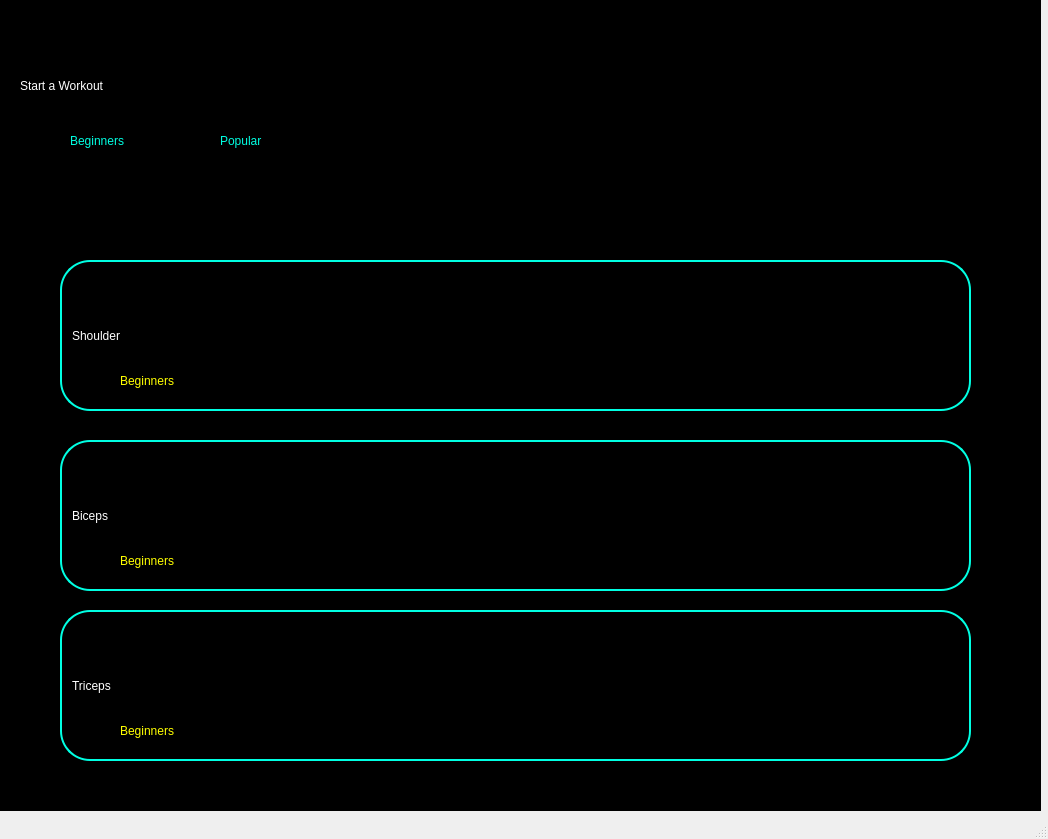
<?xml version="1.0" encoding="UTF-8"?>
<ui version="4.0">
 <class>MainWindow</class>
 <widget class="QMainWindow" name="MainWindow">
  <property name="geometry">
   <rect>
    <x>0</x>
    <y>0</y>
    <width>1048</width>
    <height>839</height>
   </rect>
  </property>
  <property name="windowTitle">
   <string>MainWindow</string>
  </property>
  <widget class="QWidget" name="centralwidget">
   <widget class="QWidget" name="gridLayoutWidget">
    <property name="geometry">
     <rect>
      <x>0</x>
      <y>0</y>
      <width>1041</width>
      <height>811</height>
     </rect>
    </property>
    <layout class="QGridLayout" name="gridLayout">
     <item row="0" column="0">
      <widget class="QFrame" name="Mainframe">
       <property name="styleSheet">
        <string notr="true">Background:black</string>
       </property>
       <property name="frameShape">
        <enum>QFrame::StyledPanel</enum>
       </property>
       <property name="frameShadow">
        <enum>QFrame::Raised</enum>
       </property>
       <widget class="QLabel" name="label">
        <property name="geometry">
         <rect>
          <x>20</x>
          <y>40</y>
          <width>441</width>
          <height>91</height>
         </rect>
        </property>
        <property name="styleSheet">
         <string notr="true">font: 36pt &quot;Arial&quot;;
color: rgb(255, 255, 255)</string>
        </property>
        <property name="text">
         <string>Start a Workout</string>
        </property>
       </widget>
       <widget class="QLabel" name="label_2">
        <property name="geometry">
         <rect>
          <x>70</x>
          <y>110</y>
          <width>131</width>
          <height>61</height>
         </rect>
        </property>
        <property name="styleSheet">
         <string notr="true">font: 12pt &quot;Arial&quot;;
color: rgb(0, 255, 226)</string>
        </property>
        <property name="text">
         <string>Beginners</string>
        </property>
       </widget>
       <widget class="QLabel" name="label_3">
        <property name="geometry">
         <rect>
          <x>220</x>
          <y>120</y>
          <width>111</width>
          <height>41</height>
         </rect>
        </property>
        <property name="styleSheet">
         <string notr="true">font: 12pt &quot;Arial&quot;;
color: rgb(0, 255, 226)</string>
        </property>
        <property name="text">
         <string>Popular</string>
        </property>
       </widget>
       <widget class="QLabel" name="label_4">
        <property name="geometry">
         <rect>
          <x>40</x>
          <y>130</y>
          <width>21</width>
          <height>21</height>
         </rect>
        </property>
        <property name="styleSheet">
         <string notr="true">border-image: url(:/images/images/rec.png) 0 0 0 0 stretch stretch;</string>
        </property>
        <property name="text">
         <string/>
        </property>
       </widget>
       <widget class="QLabel" name="label_5">
        <property name="geometry">
         <rect>
          <x>190</x>
          <y>130</y>
          <width>21</width>
          <height>21</height>
         </rect>
        </property>
        <property name="styleSheet">
         <string notr="true">border-image: url(:/images/images/rec.png) 0 0 0 0 stretch stretch;</string>
        </property>
        <property name="text">
         <string/>
        </property>
       </widget>
       <widget class="QWidget" name="gridLayoutWidget_2">
        <property name="geometry">
         <rect>
          <x>20</x>
          <y>250</y>
          <width>1001</width>
          <height>521</height>
         </rect>
        </property>
        <layout class="QGridLayout" name="gridLayout_2">
         <item row="0" column="0">
          <widget class="QFrame" name="Innerframe">
           <property name="frameShape">
            <enum>QFrame::StyledPanel</enum>
           </property>
           <property name="frameShadow">
            <enum>QFrame::Raised</enum>
           </property>
           <widget class="QPushButton" name="shoulderbutton">
            <property name="geometry">
             <rect>
              <x>40</x>
              <y>10</y>
              <width>911</width>
              <height>151</height>
             </rect>
            </property>
            <property name="styleSheet">
             <string notr="true">Background:black;
font: 24pt &quot;Arial&quot;;
border-radius:30px;
border: 2px solid black;
border-color:rgb(0, 255, 226);
color:white;
text-align:left;
padding-left:10px;

</string>
            </property>
            <property name="text">
             <string>Shoulder</string>
            </property>
           </widget>
           <widget class="QPushButton" name="bicepbutton">
            <property name="geometry">
             <rect>
              <x>40</x>
              <y>190</y>
              <width>911</width>
              <height>151</height>
             </rect>
            </property>
            <property name="styleSheet">
             <string notr="true">Background:black;
font: 24pt &quot;Arial&quot;;
border-radius:30px;
border: 2px solid black;
border-color:rgb(0, 255, 226);
color:white;
text-align:left;
padding-left:10px;

</string>
            </property>
            <property name="text">
             <string>Biceps</string>
            </property>
           </widget>
           <widget class="QPushButton" name="tricepbutton">
            <property name="geometry">
             <rect>
              <x>40</x>
              <y>360</y>
              <width>911</width>
              <height>151</height>
             </rect>
            </property>
            <property name="styleSheet">
             <string notr="true">Background:black;
font: 24pt &quot;Arial&quot;;
border-radius:30px;
border: 2px solid black;
border-color:rgb(0, 255, 226);
color:white;
text-align:left;
padding-left:10px;

</string>
            </property>
            <property name="text">
             <string>Triceps</string>
            </property>
           </widget>
           <widget class="QLabel" name="label_7">
            <property name="geometry">
             <rect>
              <x>640</x>
              <y>200</y>
              <width>271</width>
              <height>131</height>
             </rect>
            </property>
            <property name="styleSheet">
             <string notr="true">

border-image:url(:/images/images/pngaaa.com-314602.png);
background-color:transparent;</string>
            </property>
            <property name="text">
             <string/>
            </property>
           </widget>
           <widget class="QLabel" name="label_8">
            <property name="geometry">
             <rect>
              <x>630</x>
              <y>370</y>
              <width>301</width>
              <height>131</height>
             </rect>
            </property>
            <property name="styleSheet">
             <string notr="true">

border-image:url(:/images/images/tricep1.png);
background-color:transparent;</string>
            </property>
            <property name="text">
             <string/>
            </property>
           </widget>
           <widget class="QLabel" name="label_6">
            <property name="geometry">
             <rect>
              <x>610</x>
              <y>20</y>
              <width>321</width>
              <height>131</height>
             </rect>
            </property>
            <property name="styleSheet">
             <string notr="true">border-image:url(:/images/images/shoulder1.png);
background-color:transparent;</string>
            </property>
            <property name="text">
             <string/>
            </property>
           </widget>
           <widget class="QLabel" name="label_9">
            <property name="geometry">
             <rect>
              <x>100</x>
              <y>110</y>
              <width>91</width>
              <height>41</height>
             </rect>
            </property>
            <property name="styleSheet">
             <string notr="true">color:yellow;
font: 9pt &quot;MS Shell Dlg 2&quot;;
Background-color: transparent;</string>
            </property>
            <property name="text">
             <string>Beginners</string>
            </property>
           </widget>
           <widget class="QLabel" name="label_12">
            <property name="geometry">
             <rect>
              <x>60</x>
              <y>120</y>
              <width>31</width>
              <height>21</height>
             </rect>
            </property>
            <property name="styleSheet">
             <string notr="true">border-image:url(:/images/images/graph.png);
background:transparent;
</string>
            </property>
            <property name="text">
             <string/>
            </property>
           </widget>
           <widget class="QLabel" name="label_13">
            <property name="geometry">
             <rect>
              <x>60</x>
              <y>300</y>
              <width>31</width>
              <height>21</height>
             </rect>
            </property>
            <property name="styleSheet">
             <string notr="true">border-image:url(:/images/images/graph.png);
background:transparent;
</string>
            </property>
            <property name="text">
             <string/>
            </property>
           </widget>
           <widget class="QLabel" name="label_14">
            <property name="geometry">
             <rect>
              <x>60</x>
              <y>470</y>
              <width>31</width>
              <height>21</height>
             </rect>
            </property>
            <property name="styleSheet">
             <string notr="true">border-image:url(:/images/images/graph.png);
background:transparent;
</string>
            </property>
            <property name="text">
             <string/>
            </property>
           </widget>
           <widget class="QLabel" name="label_10">
            <property name="geometry">
             <rect>
              <x>100</x>
              <y>290</y>
              <width>91</width>
              <height>41</height>
             </rect>
            </property>
            <property name="styleSheet">
             <string notr="true">color:yellow;
font: 9pt &quot;MS Shell Dlg 2&quot;;
Background-color: transparent;</string>
            </property>
            <property name="text">
             <string>Beginners</string>
            </property>
           </widget>
           <widget class="QLabel" name="label_11">
            <property name="geometry">
             <rect>
              <x>100</x>
              <y>460</y>
              <width>91</width>
              <height>41</height>
             </rect>
            </property>
            <property name="styleSheet">
             <string notr="true">color:yellow;
font: 9pt &quot;MS Shell Dlg 2&quot;;
Background-color: transparent;</string>
            </property>
            <property name="text">
             <string>Beginners</string>
            </property>
           </widget>
          </widget>
         </item>
        </layout>
       </widget>
      </widget>
     </item>
    </layout>
   </widget>
  </widget>
  <widget class="QStatusBar" name="statusbar"/>
 </widget>
 <resources>
  <include location="resources2.qrc"/>
 </resources>
 <connections/>
</ui>
